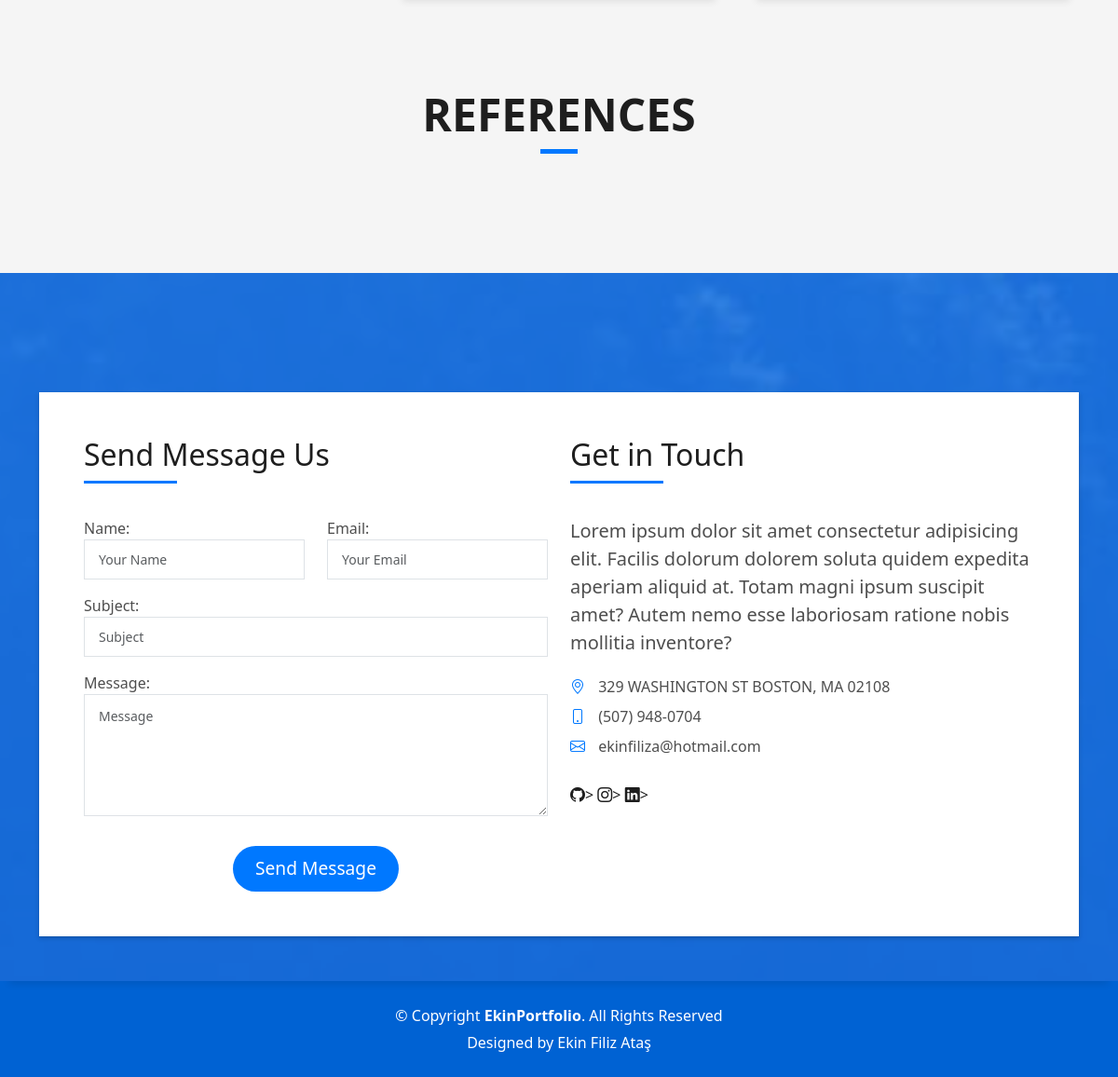
The app's page / (lower part), older data.
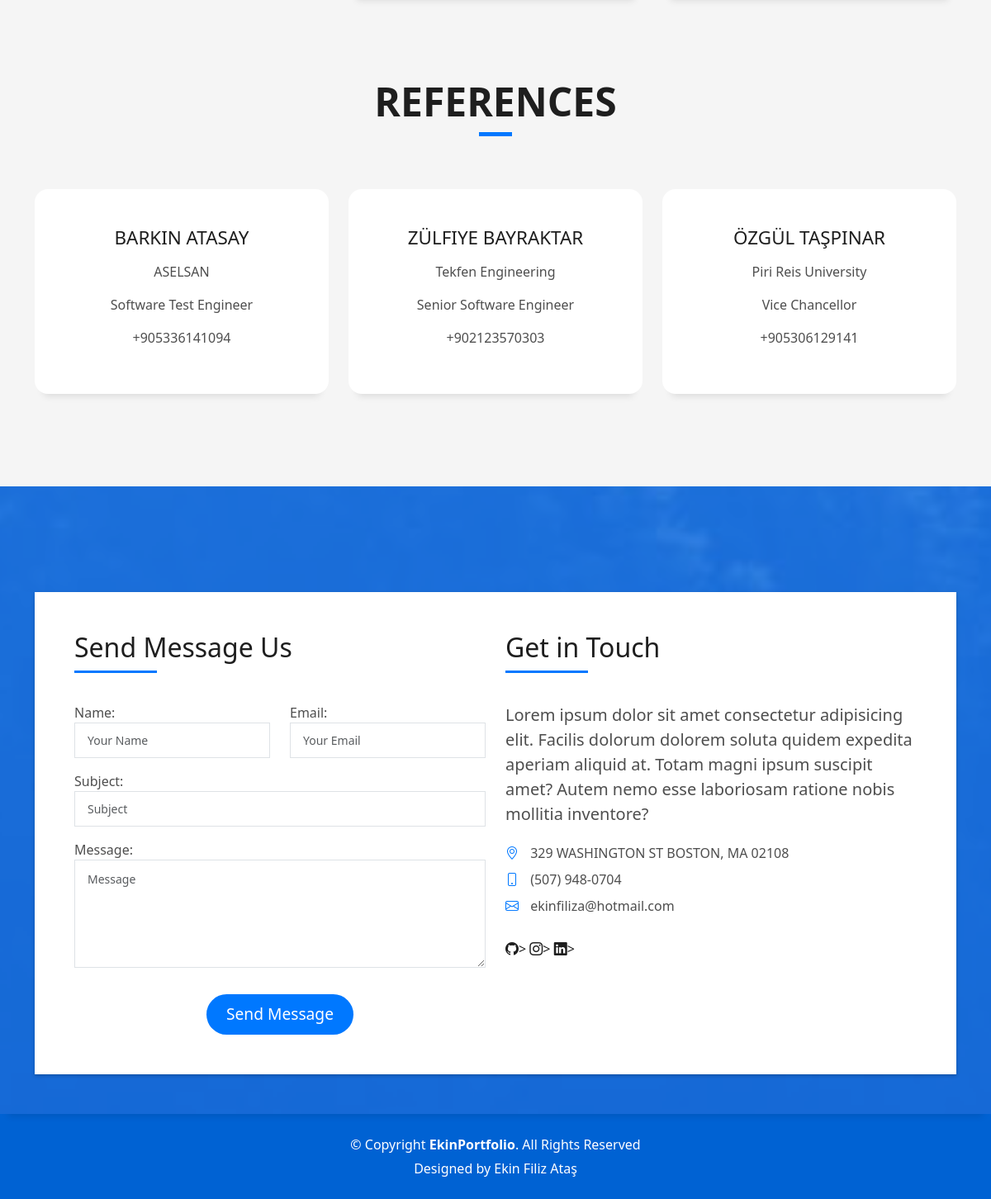
The same page, newer data.
### core/models.py (models this page shows, shortened)
class AbstractModel(models.Model):
    updated_date = models.DateTimeField(
        blank=True,
        auto_now=True,
        verbose_name="Updated Date"
    )
    created_date = models.DateTimeField(
        blank=True,
        auto_now_add=True,
        verbose_name="Created Date"
    )
    class Meta:
        abstract = True

class SocialMedia(AbstractModel):
    order = models.IntegerField(
        default=0,
        verbose_name="Order",
    )
    link = models.URLField(
        blank=True,
        default='',
        max_length=254,
        verbose_name="Link",
    )
    icon = models.CharField(
        blank=True,
        default='',
        max_length=254,
        verbose_name="Icon",
    )
    class Meta:
        verbose_name = 'Social Media'
        verbose_name_plural = 'Social Media'
        ordering = ('order',)

class Reference(AbstractModel):
    ref_name = models.CharField(
        default='',
        max_length=254,
        blank=True,
        verbose_name="Reference Name",
        help_text='This is the variable of the setting.'
    )
    ref_company = models.CharField(
        default='',
        max_length=254,
        blank=True,
        verbose_name="Reference Company"
    )
    ref_job = models.CharField(
        default='',
        max_length=254,
        blank=True,
        verbose_name="Reference Job"
    )
    ref_number = models.IntegerField(
        default='',
        verbose_name="Reference Number",
        blank=True
    )
    class Meta:
        verbose_name = 'Reference'
        verbose_name_plural = 'Reference'
        ordering = ('ref_name',)

### core/views.py (the view)
# urls.py: path('', index, name='index'),
def index(request):
    site_title = GeneralSetting.objects.get(name='site_title').parameter
    site_keywords = GeneralSetting.objects.get(name='site_keywords').parameter
    site_about = GeneralSetting.objects.get(name='site_about').parameter
    logo = GeneralSetting.objects.get(name='logo').parameter
    skills = Skill.objects.all().order_by('-percentage')
    experiences = Experience.objects.all()
    educations = Education.objects.all()
    social_medias = SocialMedia.objects.all()
    languages = Language.objects.all()
    references = Reference.objects.all()
    projects = Project.objects.all()
    context = {
        'site_title': site_title,
        'site_keywords': site_keywords,
        'site_about': site_about,
        'logo': logo,
        'skills': skills,
        'experiences': experiences,
        'educations': educations,
        'social_medias': social_medias,
        'languages': languages,
        'references': references,
        'projects': projects
    }
    return render(request, 'index.html', context=context)

### templates/index.html (shortened to what this page needs)
{% load static %}
<!DOCTYPE html>
<html lang="en">
<head>
    <link href="{% static 'vendor/bootstrap/css/bootstrap.min.css' %}" rel="stylesheet">
    <link href="{% static 'vendor/bootstrap-icons/bootstrap-icons.css' %}" rel="stylesheet">
    <link href="{% static 'vendor/glightbox/css/glightbox.min.css' %}" rel="stylesheet">
    <link href="{% static 'vendor/swiper/swiper-bundle.min.css' %}" rel="stylesheet">
    <link href="{% static 'css/style.css' %}" rel="stylesheet">
</head>
<body>
<main id="main">
    <br>
    <section id="work" class="portfolio-mf sect-pt4 route">
        <div class="container">
            <div class="row">
                <div class="col-md-4">
                </div>
                <div class="col-md-4">
                </div>
                <div class="col-md-4">
                </div>
            </div>
        </div>
    </section>
    <section id="references" class="services-mf pt-5 route">
        <div class="container">
            <div class="row">
                <div class="col-sm-12">
                    <div class="title-box text-center">
                        <h3 class="title-a">
                            References
                        </h3>
                        <div class="line-mf"></div>
                    </div>
                </div>
            </div>
            <div class="row">
                {% for reference in references %}
                    <div class="col-md-4">
                        <div class="service-box">
                            <div class="service-content">
                                <h2 class="s-title">{{ reference.ref_name }}</h2>
                                <p class="s-description text-center">
                                    {{ reference.ref_company }}
                                </p>
                                <p class="s-description text-center">
                                    {{ reference.ref_job }}
                                </p>
                                <p class="s-description text-center">
                                    +{{ reference.ref_number }}
                                </p>
                            </div>
                        </div>
                    </div>
                {% endfor %}
            </div>
        </div>
    </section>
    <section id="contact" class="paralax-mf footer-paralax bg-image sect-mt4 route"
             style="background-image: url(static/img/overlay-bg.jpg)">
        <div class="container">
            <div class="row">
                <div class="col-sm-12">
                    <div class="contact-mf">
                        <div id="contact" class="box-shadow-full">
                            <div class="row">
                                <div class="col-md-6">
                                    <div class="title-box-2">
                                        <h5 class="title-left">
                                            Send Message Us
                                        </h5>
                                    </div>
                                    <div>
                                        <form action="{% url 'contact_form' %}" method="post" role="form"
                                              class="php-email-form">
                                            <div class="row">
                                                <div class="col-md-6 mb-3">
                                                    <div class="form-group">
                                                        <label for="name">Name:</label>
                                                        <input type="text" name="name" class="form-control" id="name"
                                                               placeholder="Your Name" required>
                                                    </div>
                                                </div>
                                                <div class="col-md-6 mb-3">
                                                    <div class="form-group">
                                                        <label for="email">Email:</label>
                                                        <input type="email" class="form-control" name="email" id="email"
                                                               placeholder="Your Email" required>
                                                    </div>
                                                </div>
                                                <div class="col-md-12 mb-3">
                                                    <div class="form-group">
                                                        <label for="subject">Subject:</label>
                                                        <input type="text" class="form-control" name="subject"
                                                               id="subject" placeholder="Subject" required>
                                                    </div>
                                                </div>
                                                <div class="col-md-12">
                                                    <div class="form-group">
                                                        <label for="message">Message:</label>
                                                        <textarea class="form-control" name="message" rows="5"
                                                                  placeholder="Message" required></textarea>
                                                    </div>
                                                </div>
                                                <div class="col-md-12 text-center">
                                                    <button type="submit"
                                                            class="button button-a button-big button-rouded">Send
                                                        Message
                                                    </button>
                                                </div>
                                            </div>
                                        </form>
                                    </div>
                                </div>
                                <div class="col-md-6">
                                    <div class="title-box-2 pt-4 pt-md-0">
                                        <h5 class="title-left">
                                            Get in Touch
                                        </h5>
                                    </div>
                                    <div class="more-info">
                                        <p class="lead">
                                            Lorem ipsum dolor sit amet consectetur adipisicing elit. Facilis dolorum
                                            dolorem soluta quidem
                                            expedita aperiam aliquid at.
                                            Totam magni ipsum suscipit amet? Autem nemo esse laboriosam ratione nobis
                                            mollitia inventore?
                                        </p>
                                        <ul class="list-ico">
                                            <li><span class="bi bi-geo-alt"></span> 329 WASHINGTON ST BOSTON, MA 02108
                                            </li>
                                            <li><span class="bi bi-phone"></span> (507) 948-0704</li>
                                            <li><span class="bi bi-envelope"></span> ekinfiliza@hotmail.com</li>
                                        </ul>
                                    </div>
                                    <div class="socials">
                                        <ul class="list">
                                            {% for social in social_medias %}
                                                <li><a href="{{ social.link }}"
                                                       target="_blank"><span{{ social.icon|safe }}></span></a></li>
                                            {% endfor %}
                                        </ul>
                                    </div>
                                </div>
                            </div>
                        </div>
                    </div>
                </div>
            </div>
        </div>
    </section>
</main>
<footer>
    <div class="container">
        <div class="row">
            <div class="col-sm-12">
                <div class="copyright-box">
                    <p class="copyright">&copy; Copyright <strong>EkinPortfolio</strong>. All Rights Reserved</p>
                    <div class="credits">
                        Designed by <a href="https://bootstrapmade.com/">Ekin Filiz Ataş</a>
                    </div>
                </div>
            </div>
        </div>
    </div>
</footer>
</body>
</html>

### staticfiles/css/style.css (style rules this page uses)
body { background-color: #f5f5f5; color: #4e4e4e; }
h1, h2, h3, h4, h5, h6 { color: #1e1e1e; }
a { color: #1e1e1e; text-decoration: none; transition: all 0.5s ease-in-out; }
.box-shadow, .card-blog, .work-box, .service-box, .paralax-mf { box-shadow: 0 13px 8px -10px rgba(0, 0, 0, 0.1); }
.bg-image { background-repeat: no-repeat; background-attachment: fixed; background-size: cover; background-position: center center; }
.paralax-mf { position: relative; padding: 8rem 0; }
.sect-pt4 { padding-top: 4rem; }
.sect-mt4 { margin-top: 4rem; }
.title-box { margin-bottom: 4rem; }
.title-a { text-decoration: none; font-size: 3rem; font-weight: bold; text-transform: uppercase; }
.line-mf { width: 40px; height: 5px; background-color: #0078ff; margin: 0 auto; }
.title-box-2 { margin-bottom: 3rem; }
.title-left { font-size: 2rem; position: relative; }
.title-left:before { content: ""; position: absolute; height: 3px; background-color: #0078ff; width: 100px; bottom: -12px; }
.box-shadow-full { padding: 3rem 1.25rem; position: relative; background-color: #fff; margin-bottom: 3rem; z-index: 2; box-shadow: 0 1px 1px 0 rgba(0, 0, 0, 0.06), 0 2px 5px 0 rgba(0, 0, 0, 0.2); }
@media (min-width: 768px) { .box-shadow-full { padding: 3rem; } }
.socials { padding: 1.5rem 0; }
.socials ul li { display: inline-block; }
.ul-resect, .widget-tags ul, .widget-sidebar .list-sidebar, .box-comments .list-comments, .blog-wrapper .post-meta ul, .list-ico, .socials ul { list-style: none; padding-left: 0; margin-bottom: 0; }
.list-ico { line-height: 2; }
.list-ico span { color: #0078ff; margin-right: 10px; }
.button { display: inline-block; padding: 0.3rem 0.6rem; text-align: center; vertical-align: middle; -webkit-user-select: none; -moz-user-select: none; user-select: none; font-size: 1rem; border-radius: 0.3rem; border: 1px solid transparent; transition: all 500ms ease; cursor: pointer; }
.button-a { text-decoration: none; background-color: #0078ff; color: #fff; border-color: #cde1f8; }
.button-big { padding: 0.9rem 2.3rem; font-size: 1.2rem; }
.button-rouded { border-radius: 5rem; }
.service-box { background-color: #fff; padding: 2.5rem 1.3rem; border-radius: 1rem; margin-bottom: 3rem; text-align: center; }
.service-box .s-title { font-size: 1.4rem; text-transform: uppercase; text-align: center; padding: 0.4rem 0; }
.service-box .s-description { color: #4e4e4e; }
.footer-paralax { padding: 4rem 0 0 0; }
.contact-mf { margin-top: 4rem; }
.php-email-form input, .php-email-form textarea { border-radius: 0; box-shadow: none; font-size: 14px; }
.php-email-form input { padding: 10px 15px; }
.php-email-form textarea { padding: 12px 15px; margin-bottom: 0; }
.php-email-form button[type=submit] { background: #0078ff; border: 0; padding: 10px 24px; color: #fff; transition: 0.4s; }
footer { text-align: center; color: #fff; padding: 25px 0; background: #0062d3; }
footer .copyright { margin-bottom: 0.3rem; }
footer .credits { margin-bottom: 0; }
footer .credits a { color: #fff; }

Row changes from the older to the newer data that the page shows:
added Reference: ref_name "BARKIN ATASAY", ref_company "ASELSAN", ref_job "Software Test Engineer", ref_number "905336141094"
added Reference: ref_name "ZÜLFIYE BAYRAKTAR", ref_company "Tekfen Engineering", ref_job "Senior Software Engineer", ref_number "902123570303"
added Reference: ref_name "ÖZGÜL TAŞPINAR", ref_company "Piri Reis University", ref_job "Vice Chancellor", ref_number "905306129141"
